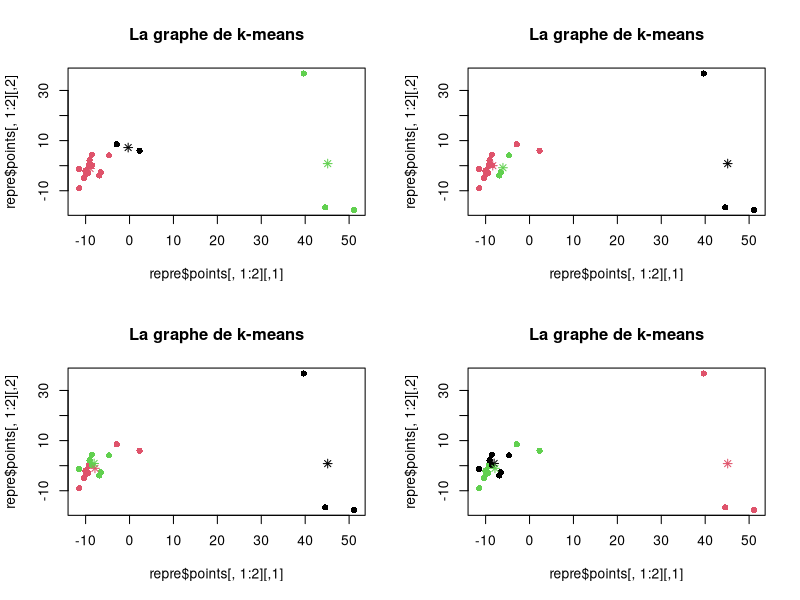
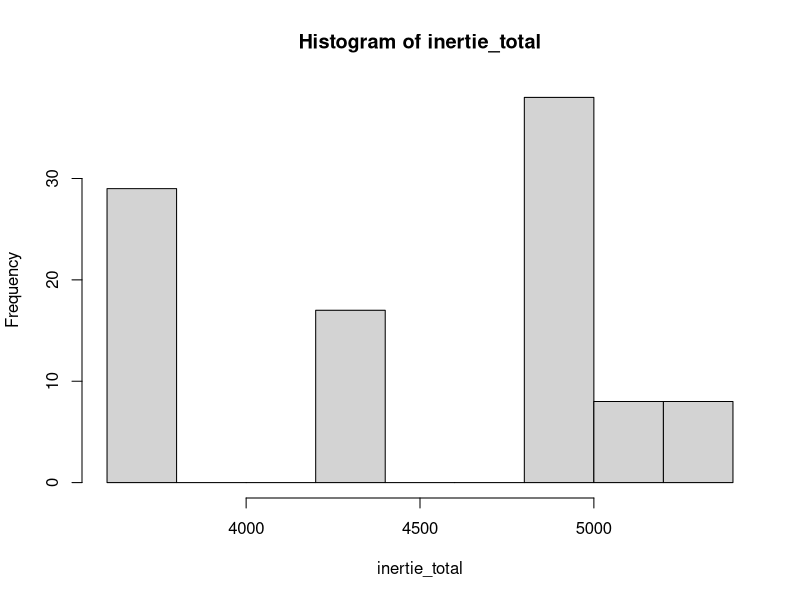

Write the R code that produced these figures, in order.
#Read data
mutations <- read.table("mutations2.txt",header = F,row.names=1)
mutations <- as.dist(mutations)

repre <- cmdscale(mutations,k=5,eig=T)

#Question01
inertie_total = rep(0,length=100)
png("Graphics/Q1.png")
par(mfrow=c(2,2))

for(i in 1:4)
{
  res <-kmeans(repre$points,3)
  
  inertie_total[i] <- res$tot.withinss;
  
  plot(repre$points[,1:2],col=res$cluster,main="La graphe de k-means",pch=16)
  points(res$centers,col=1:3,pch=8)
 

}
dev.off()

par(mfrow=c(1,1))
for(i in 1:100)
{
  res <-kmeans(repre$points,3)
  
  inertie_total[i] <- res$tot.withinss;
  
  
  #print("Les intra inertie est ")
  #print(res$withinss)
  
  #print("La intra inertie totale est ")
  #print(res$tot.withinss)
}
print(inertie_total)

png("./Graphics/Q2_histo.png")
hist(inertie_total)
dev.off()

